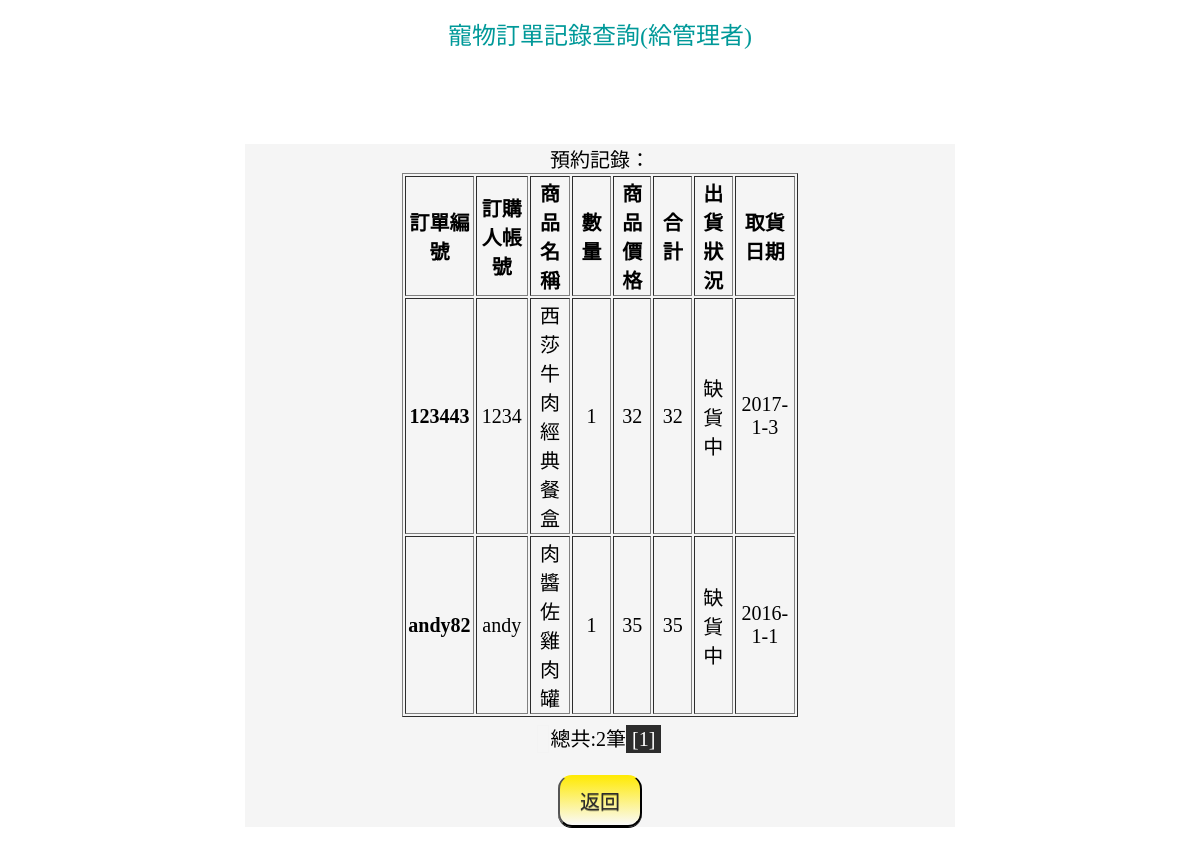
The page /searchorderforadmin.php?page=1 on the database its author committed.
### searchorderforadmin.php (the view, shortened to what this page needs)
<!DOCTYPE html PUBLIC "-//W3C//DTD XHTML 1.0 Transitional//EN" "http://www.w3.org/TR/xhtml1/DTD/xhtml1-transitional.dtd">
<html xmlns="http://www.w3.org/1999/xhtml">
<head>
</head>
<body>
<p align="center"><font size="5" color="#009999">寵物訂單記錄查詢(給管理者)</font></p><br>
<div class="container">
  <form id="form1" name="form1" method="post" action="" class="form-horizontal"enctype="multipart/form-data" >
     <div class="form-group">
            <label for="預約紀錄" class="col-sm-4 control-label">預約記錄：</label>
      <table width="396" height="261" border="1" align="center">
  <tr>
    <th width="77" scope="col">訂單編號</th>
    <th width="81" scope="col">訂購人帳號</th>
    <th width="111" scope="col">商品名稱</th>
    <th width="99" scope="col">數量</th>
    <th width="99" scope="col">商品價格</th>
     <th width="99" scope="col">合計</th>
     <th width="99" scope="col">出貨狀況</th>
      <th width="99" scope="col">取貨日期</th>
  </tr>
<?php
							$sql="select * from 訂單";
							$row=mysql_query($sql);
							$total=mysql_num_rows($row);
							$count=ceil($total/4);
							if(isset($_GET['page']))
							{
									$min=($_GET['page']-1)*4;
									$max=$_GET['page']*4;
									$counts = intval($_GET["page"]);
									if($_GET['page']==$count)
								{
								    $min=($_GET['page']-1)*4;
									$max=$total;
									$counts = intval($_GET["page"]);
								}
							}
							else
							{
								$counts=1;
								$min=0;
									$max=1;
							}
							for ($i=$min; $i<$max ; $i++) {
								?>
  <tr>
    <th scope="row"><?php echo mysql_result($row,$i,"訂單編號");?></th>
    <td><?php echo mysql_result($row,$i,"訂購人帳號");?></td>
    <td><?php echo mysql_result($row,$i,"商品名稱");?></td>
    <td><?php echo mysql_result($row,$i,"商品數量");?></td>
     <td><?php echo mysql_result($row,$i,"商品價格");?></td>
     <td><?php echo mysql_result($row,$i,"合計");?></td>
     <td><?php echo mysql_result($row,$i,"出貨狀況");?></td>
     <td><?php echo mysql_result($row,$i,"取貨日期");?></td>
  </tr>
 <?php }?>
</table>
<div class="green-black">
<span class="disabled"></span>
 <?php
echo "總共:".$total."筆";
for($i=1;$i<=$count;$i++) {
if($i == $counts) {?>
<?php
echo'<a href="searchorderforadmin.php?page='.$i.'">[' . $i . ']</a>';
?>
<?php
}
}
?>
      </div>
                             <p><input type="button" value="返回" onclick="back()" class="button"></p>
    </form>
</div>
</body>
</html>

### searchorderforadmin.php (style rules this page uses)
.container { margin:20%; background-color:#f5f5f5; margin-top:5%; }
.button { text-align:center; padding:10px 0; }
.form-group { font-family:微軟正黑體; font-size:20px; text-align:center; }
DIV.green-black { PADDING-RIGHT: 3px; PADDING-LEFT: 3px; PADDING-BOTTOM: 3px; MARGIN: 3px; PADDING-TOP: 3px; TEXT-ALIGN: center }
DIV.green-black A { BORDER-RIGHT: #2c2c2c 1px solid; PADDING-RIGHT: 5px; BORDER-TOP: #2c2c2c 1px solid; PADDING-LEFT: 5px; BACKGROUND: url(images/pageimage1.gif) #2c2c2c; PADDING-BOTTOM: 2px; BORDER-LEFT: #2c2c2c 1px solid; COLOR: #fff; MARGIN-RIGHT: 2px; PADDING-TOP: 2px; BORDER-BOTTOM: #2c2c2c 1px solid; TEXT-DECORATION: none }
DIV.green-black SPAN.disabled { BORDER-RIGHT: #f3f3f3 1px solid; PADDING-RIGHT: 5px; BORDER-TOP: #f3f3f3 1px solid; PADDING-LEFT: 5px; PADDING-BOTTOM: 2px; BORDER-LEFT: #f3f3f3 1px solid; COLOR: #ccc; MARGIN-RIGHT: 2px; PADDING-TOP: 2px; BORDER-BOTTOM: #f3f3f3 1px solid }
.button { border-top: 1px solid #ffea05; background: #fafafa; background: -webkit-gradient(linear, left top, left bottom, from(#ffea05), to(#fafafa)); background: -webkit-linear-gradient(top, #ffea05, #fafafa); background: -moz-linear-gradient(top, #ffea05, #fafafa); background: -ms-linear-gradient(top, #ffea05, #fafafa); background: -o-linear-gradient(top, #ffea05, #fafafa); padding: 10px 20px; -webkit-border-radius: 14px; -moz-border-radius: 14px; border-radius: 14px; -webkit-box-shadow: rgba(0,0,0,1) 0 1px 0; -moz-box-shadow: rgba(0,0,0,1) 0 1px 0; box-shadow: rgba(0,0,0,1) 0 1px 0; text-shadow: rgba(0,0,0,.4) 0 1px 0; color: #2b2a2b; font-size: 20px; font-family: Georgia, Serif; text-decoration: none; vertical-align: middle; float:center; }

### rows shown on the page
訂單: 訂單編號 "123443", 訂購人帳號 "1234", 商品名稱 "西莎牛肉經典餐盒", 商品數量 "1", 商品價格 "32", 合計 "32", 出貨狀況 "缺貨中", 取貨日期 "2017-1-3"
訂單: 訂單編號 "andy82", 訂購人帳號 "andy", 商品名稱 "肉醬佐雞肉罐", 商品數量 "1", 商品價格 "35", 合計 "35", 出貨狀況 "缺貨中", 取貨日期 "2016-1-1"

### other values the page prints
$total "2"
